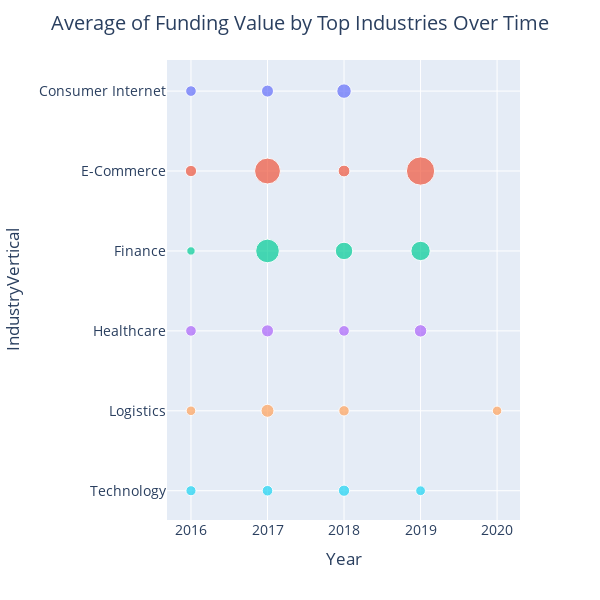

Notebook source saved alongside this figure:
### Markdown cell above
**Top Industries:**

- Consumer Internet: Leading with the highest number of funding rounds (589 rounds).
- Technology: Second most active with 310 funding rounds.
- E-commerce: Significant presence with 170 funding rounds.

### Code cell
top_industries = ["Consumer Internet", "Technology", "E-Commerce", "Healthcare", "Finance", "Logistics"]
temp_df = df.groupby(["industry_vertical", "year"])['amount_USD'].agg(["size", "mean"]).reset_index()
temp_df = temp_df[temp_df["industry_vertical"].isin(top_industries)]
temp_df = temp_df[temp_df["year"] != 2015]
temp_df.columns = ["IndustryVertical", "Year", "Count", "Mean"]

# Create the scatter plot
fig = px.scatter(temp_df, x="Year", y="IndustryVertical", color='IndustryVertical', size="Mean")

# Update layout
layout = go.Layout(
    title=go.layout.Title(
        text="Average of Funding Value by Top Industries Over Time",
        x=0.5
    ),
    font=dict(size=14),
    width=600,
    height=600,
    showlegend=False
)
fig.update_layout(layout)

# Show plot
fig.show()

### Figure 1 — Plotly figure (JSON) as saved in the notebook; plotly's stock layout.template omitted (floating-point values rounded to 4 significant figures)
{"data": [{"hovertemplate": "IndustryVertical=%{y}<br>Year=%{x}<br>Mean=%{marker.size}<extra></extra>", "legendgroup": "Consumer Internet", "marker": {"color": "#636efa", "size": [11560000.0, 14660000.0, 21270000.0], "sizemode": "area", "sizeref": 202900.0, "symbol": "circle"}, "mode": "markers", "name": "Consumer Internet", "orientation": "h", "showlegend": true, "type": "scatter", "x": [2016, 2017, 2018], "xaxis": "x", "y": ["Consumer Internet", "Consumer Internet", "Consumer Internet"], "yaxis": "y"}, {"hovertemplate": "IndustryVertical=%{y}<br>Year=%{x}<br>Mean=%{marker.size}<extra></extra>", "legendgroup": "E-Commerce", "marker": {"color": "#EF553B", "size": [12970000.0, 67850000.0, 14060000.0, 81170000.0], "sizemode": "area", "sizeref": 202900.0, "symbol": "circle"}, "mode": "markers", "name": "E-Commerce", "orientation": "h", "showlegend": true, "type": "scatter", "x": [2016, 2017, 2018, 2019], "xaxis": "x", "y": ["E-Commerce", "E-Commerce", "E-Commerce", "E-Commerce"], "yaxis": "y"}, {"hovertemplate": "IndustryVertical=%{y}<br>Year=%{x}<br>Mean=%{marker.size}<extra></extra>", "legendgroup": "Finance", "marker": {"color": "#00cc96", "size": [7161000.0, 56750000.0, 30870000.0, 37987500], "sizemode": "area", "sizeref": 202900.0, "symbol": "circle"}, "mode": "markers", "name": "Finance", "orientation": "h", "showlegend": true, "type": "scatter", "x": [2016, 2017, 2018, 2019], "xaxis": "x", "y": ["Finance", "Finance", "Finance", "Finance"], "yaxis": "y"}, {"hovertemplate": "IndustryVertical=%{y}<br>Year=%{x}<br>Mean=%{marker.size}<extra></extra>", "legendgroup": "Healthcare", "marker": {"color": "#ab63fa", "size": [11590000.0, 14870000.0, 11560000.0, 15800000], "sizemode": "area", "sizeref": 202900.0, "symbol": "circle"}, "mode": "markers", "name": "Healthcare", "orientation": "h", "showlegend": true, "type": "scatter", "x": [2016, 2017, 2018, 2019], "xaxis": "x", "y": ["Healthcare", "Healthcare", "Healthcare", "Healthcare"], "yaxis": "y"}, {"hovertemplate": "IndustryVertical=%{y}<br>Year=%{x}<br>Mean=%{marker.size}<extra></extra>", "legendgroup": "Logistics", "marker": {"color": "#FFA15A", "size": [9295000.0, 17140000.0, 11000000, 9000000], "sizemode": "area", "sizeref": 202900.0, "symbol": "circle"}, "mode": "markers", "name": "Logistics", "orientation": "h", "showlegend": true, "type": "scatter", "x": [2016, 2017, 2018, 2020], "xaxis": "x", "y": ["Logistics", "Logistics", "Logistics", "Logistics"], "yaxis": "y"}, {"hovertemplate": "IndustryVertical=%{y}<br>Year=%{x}<br>Mean=%{marker.size}<extra></extra>", "legendgroup": "Technology", "marker": {"color": "#19d3f3", "size": [10380000.0, 11350000.0, 12810000.0, 9667000.0], "sizemode": "area", "sizeref": 202900.0, "symbol": "circle"}, "mode": "markers", "name": "Technology", "orientation": "h", "showlegend": true, "type": "scatter", "x": [2016, 2017, 2018, 2019], "xaxis": "x", "y": ["Technology", "Technology", "Technology", "Technology"], "yaxis": "y"}], "layout": {"font": {"size": 14}, "height": 600, "legend": {"itemsizing": "constant", "title": {"text": "IndustryVertical"}, "tracegroupgap": 0}, "margin": {"t": 60}, "showlegend": false, "title": {"text": "Average of Funding Value by Top Industries Over Time", "x": 0.5}, "width": 600, "xaxis": {"anchor": "y", "autorange": true, "domain": [0, 1], "range": [2016.0, 2020.0], "title": {"text": "Year"}, "type": "linear"}, "yaxis": {"anchor": "x", "autorange": true, "categoryarray": ["Technology", "Logistics", "Healthcare", "Finance", "E-Commerce", "Consumer Internet"], "categoryorder": "array", "domain": [0, 1], "range": [-0.3664, 5.389], "title": {"text": "IndustryVertical"}, "type": "category"}}}
